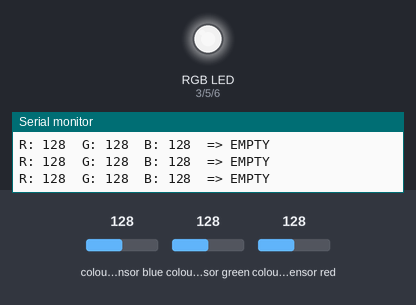
A sketch run on a simulated Arduino Uno, built with avr-gcc and run on an emulated ATmega328P. Shown: an RGB LED mixed from three pins (HIGH = lit), the last lines printed to the serial monitor. The test bench sets the inputs (shaded band); at power-on: colour sensor blue 128, colour sensor green 128, colour sensor red 128. Dim RGB values are drawn brighter than linear.

Above: at 1.2 s.
1.3 s: colour sensor blue set to 191
At 2.5 s:
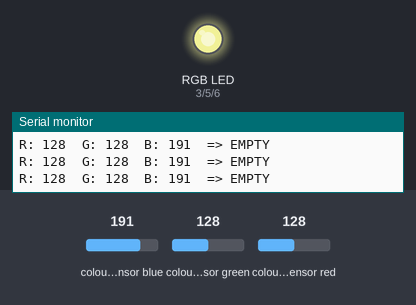
2.8 s: colour sensor green set to 191
At 3.3 s:
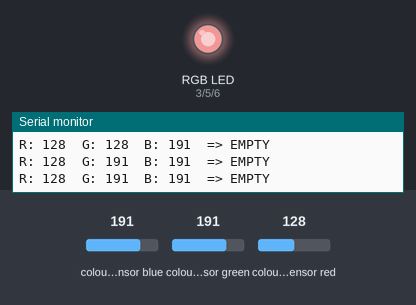
4.4 s: colour sensor red set to 191
At 5.1 s:
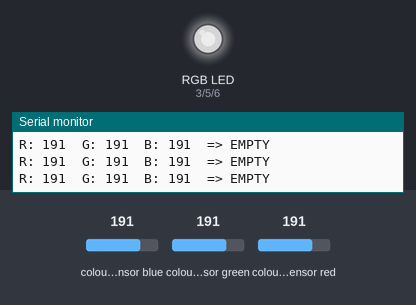
6.0 s: colour sensor blue set to 5
At 7.0 s:
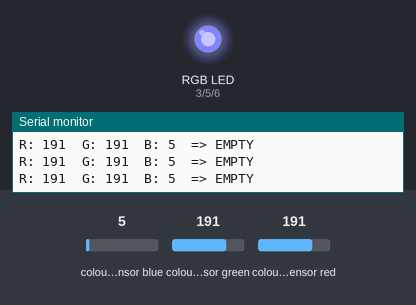
7.7 s: colour sensor green set to 5
At 8.8 s:
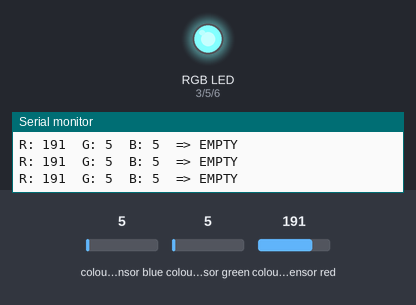
9.3 s: colour sensor red set to 250
At 10.6 s:
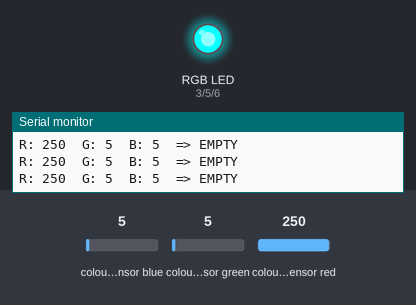
Timing chart, 0 to 11.9 s (numbered marks = the images above; inputs shaded):
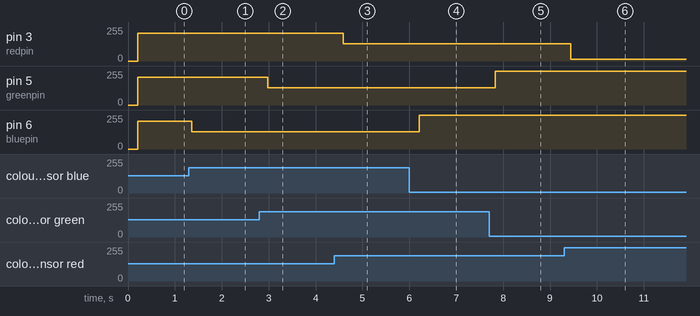

The sketch:

tcs3472-arduino.ino
```cpp
#include <Wire.h>
#include "Adafruit_TCS34725.h"

#define redpin 3
#define greenpin 5
#define bluepin 6
#define commonAnode true

byte gammatable[256];

Adafruit_TCS34725 tcs =
  Adafruit_TCS34725(TCS34725_INTEGRATIONTIME_50MS, TCS34725_GAIN_4X);

bool isGreenRGB(int r, int g, int b) {
  return (r >= 42   && r <= 60)  &&
         (g >= 110  && g <= 145) &&
         (b >= 45   && b <= 70);
}

bool isBlueRGB(int r, int g, int b) {
  return (r >= 25   && r <= 40)  &&
         (g >= 76  && g <= 80) &&
         (b >= 110  && b <= 130);
}

bool isBlackRGB(int r, int g, int b) {
  return (r >= 58  && r < 85) &&
         (g >= 95  && g <= 100) &&
         (b >= 65  && b <= 85);
}

bool isGrayRGB(int r, int g, int b) {
  return (r >= 70 && r <= 85) &&
         (g >= 90 && g <= 96) &&
         (b >= 67 && b <= 75);
}

bool isBrownRGB(int r, int g, int b) {
  return (r >= 85 && r <= 120) &&
         (g >= 75 && g <= 97) &&
         (b >= 60 && b <= 70);
}

bool isRecyclable(int r, int g, int b) {
  return isGreenRGB(r,g,b) || isBlueRGB(r,g,b);
}

bool isGarbage(int r, int g, int b) {
  return isBlackRGB(r,g,b) || isGrayRGB(r,g,b) || isBrownRGB(r,g,b);
}

void setup() {
  Serial.begin(9600);

  if (!tcs.begin()) {
    Serial.println("sensor not found so sad :(");
    while (1);
  }

  pinMode(redpin, OUTPUT);
  pinMode(greenpin, OUTPUT);
  pinMode(bluepin, OUTPUT);

  for (int i = 0; i < 256; i++) {
    float x = i;
    x /= 255;
    x = pow(x, 2.5);
    x *= 255;

    gammatable[i] = commonAnode ? (255 - x) : x;
  }
}

void loop() {
  float red, green, blue;

  tcs.setInterrupt(false);
  delay(60);
  tcs.getRGB(&red, &green, &blue);
  tcs.setInterrupt(true);

  int r = (int)red;
  int g = (int)green;
  int b = (int)blue;

  Serial.print("R: "); Serial.print(r);
  Serial.print("\tG: "); Serial.print(g);
  Serial.print("\tB: "); Serial.print(b);

  if (isRecyclable(r,g,b)) {
    Serial.print("\t=> RECYCLABLE");
    if (isGreenRGB(r,g,b)) Serial.print(" (GREEN)");
    if (isBlueRGB(r,g,b))  Serial.print(" (BLUE)");
  }
  else if (isGarbage(r,g,b)) {
    Serial.print("\t=> GARBAGE");
    if (isBlackRGB(r,g,b)) Serial.print(" (BLACK)");
    else if (isGrayRGB(r,g,b)) Serial.print(" (GRAY)");
    else if (isBrownRGB(r,g,b)) Serial.print(" (BROWN)");
  }
  else {
    Serial.print("\t=> EMPTY");
  }

  Serial.println();

  analogWrite(redpin, gammatable[r]);
  analogWrite(greenpin, gammatable[g]);
  analogWrite(bluepin, gammatable[b]);

  delay(120);
}
```

color-and-servo.ino
```cpp

```

Measured:
- after the input at 1.3 s, pin 6 (bluepin): 209/255 → 131/255 after 0.06 s
- after the input at 2.8 s, pin 5 (greenpin): 209/255 → 131/255 after 0.18 s
- after the input at 4.4 s, pin 3 (redpin): 209/255 → 131/255 after 0.20 s
- after the input at 6.0 s, pin 6 (bluepin): 131/255 → 254/255 after 0.21 s
- after the input at 7.7 s, pin 5 (greenpin): 131/255 → 254/255 after 0.13 s
- after the input at 9.3 s, pin 3 (redpin): 131/255 → 12/255 after 0.14 s
